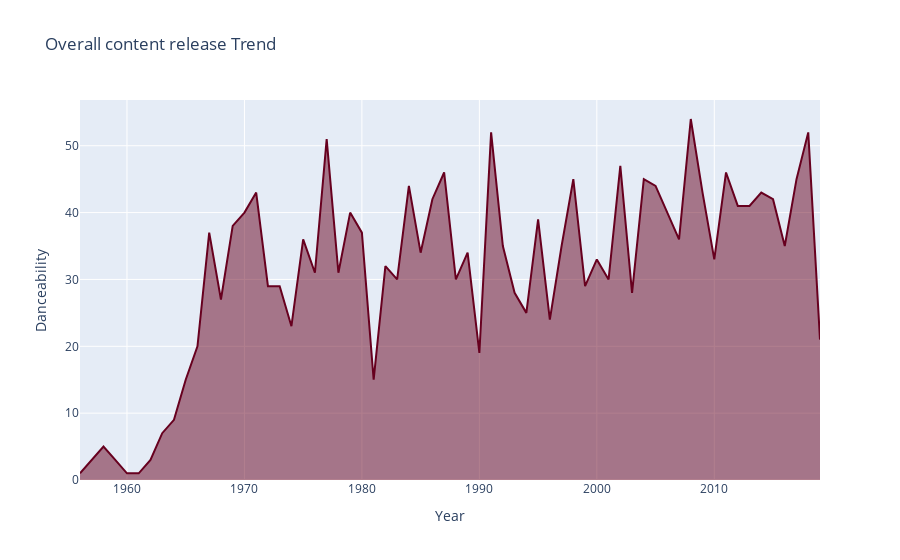

Source (notebook cell):
### Code cell
df=spotify_df.query("Year>=1800")
df=df.groupby("Year")["Danceability"].count().reset_index()

fig=px.area(df,x="Year",y='Danceability',color_discrete_sequence=px.colors.sequential.RdBu,
           title="Overall content release Trend")
fig.show()

### Figure 1 — Plotly figure (JSON) as saved in the notebook; plotly's stock layout.template omitted (floating-point values rounded to 4 significant figures)
{"data": [{"hovertemplate": "Year=%{x}<br>Danceability=%{y}<extra></extra>", "legendgroup": "", "line": {"color": "rgb(103,0,31)"}, "marker": {"symbol": "circle"}, "mode": "lines", "name": "", "orientation": "v", "showlegend": false, "stackgroup": "1", "type": "scatter", "x": [1956, 1958, 1959, 1960, 1961, 1962, 1963, 1964, 1965, 1966, 1967, 1968, 1969, 1970, 1971, 1972, 1973, 1974, 1975, 1976, 1977, 1978, 1979, 1980, 1981, 1982, 1983, 1984, 1985, 1986, 1987, 1988, 1989, 1990, 1991, 1992, 1993, 1994, 1995, 1996, 1997, 1998, 1999, 2000, 2001, 2002, 2003, 2004, 2005, 2006, 2007, 2008, 2009, 2010, 2011, 2012, 2013, 2014, 2015, 2016, 2017, 2018, 2019], "xaxis": "x", "y": [1, 5, 3, 1, 1, 3, 7, 9, 15, 20, 37, 27, 38, 40, 43, 29, 29, 23, 36, 31, 51, 31, 40, 37, 15, 32, 30, 44, 34, 42, 46, 30, 34, 19, 52, 35, 28, 25, 39, 24, 35, 45, 29, 33, 30, 47, 28, 45, 44, 40, 36, 54, 43, 33, 46, 41, 41, 43, 42, 35, 45, 52, 21], "yaxis": "y"}], "layout": {"legend": {"tracegroupgap": 0}, "title": {"text": "Overall content release Trend"}, "xaxis": {"anchor": "y", "domain": [0, 1], "title": {"text": "Year"}}, "yaxis": {"anchor": "x", "domain": [0, 1], "title": {"text": "Danceability"}}}}
